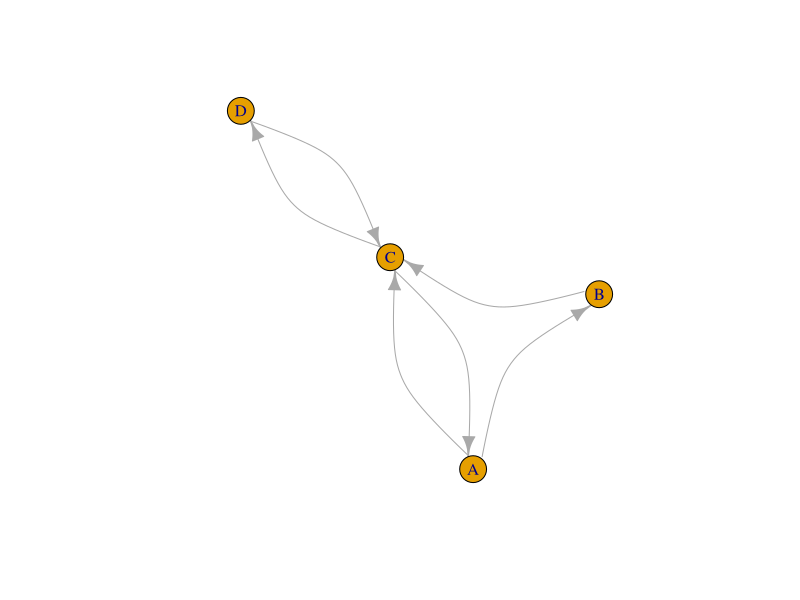
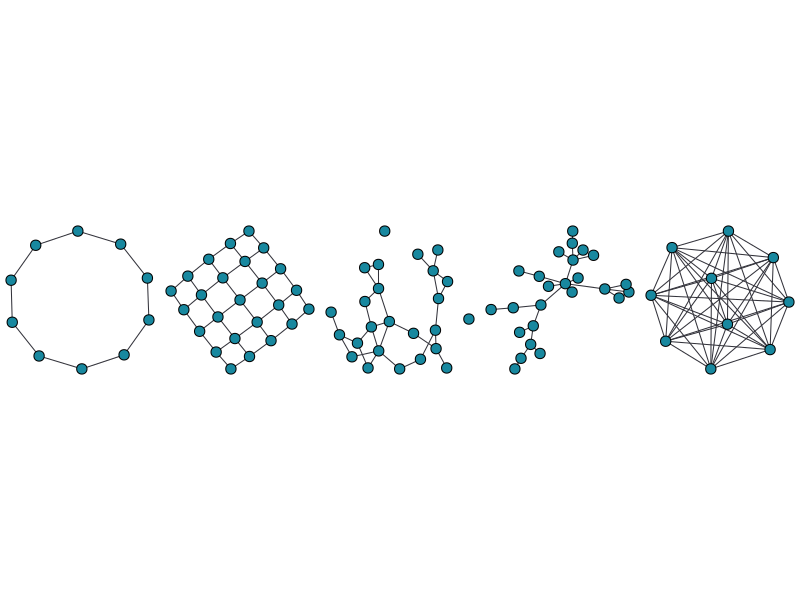
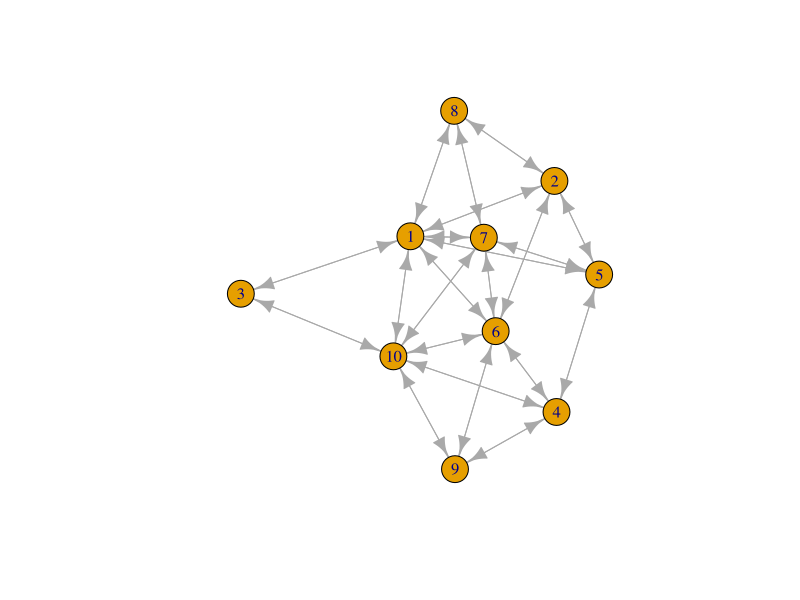
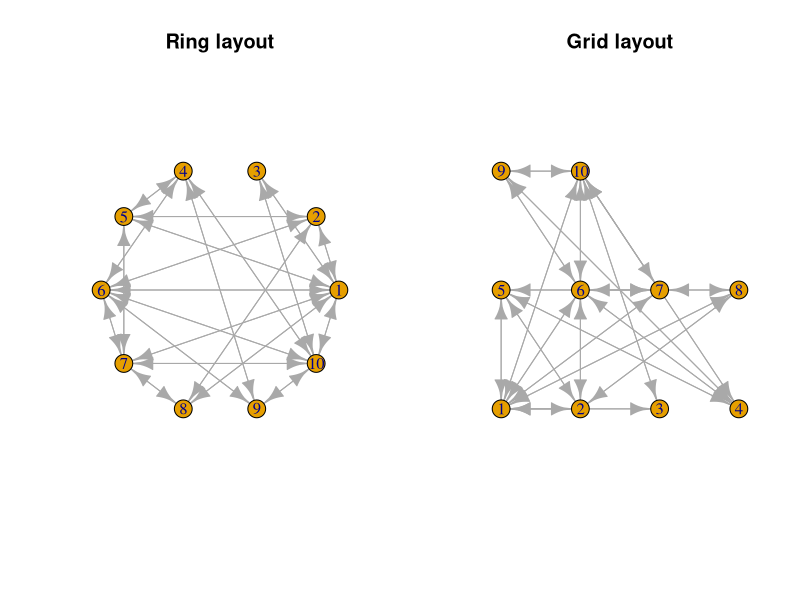
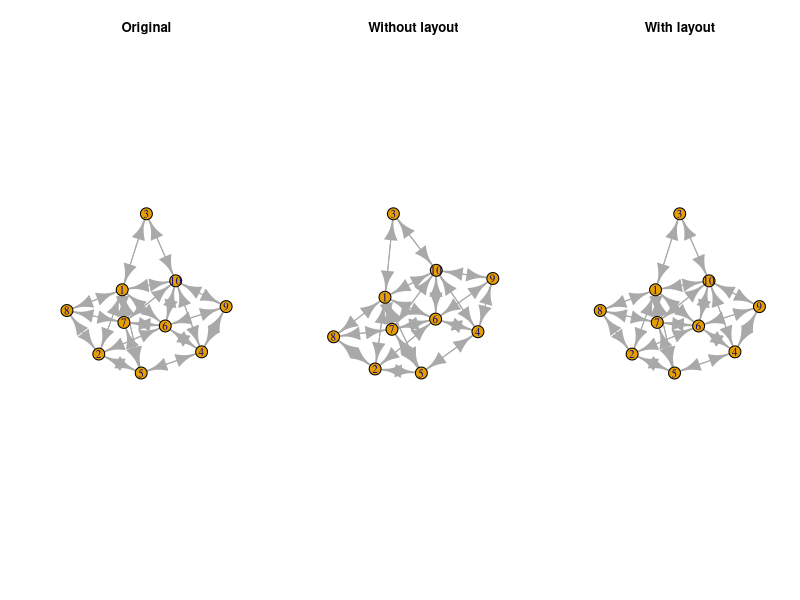
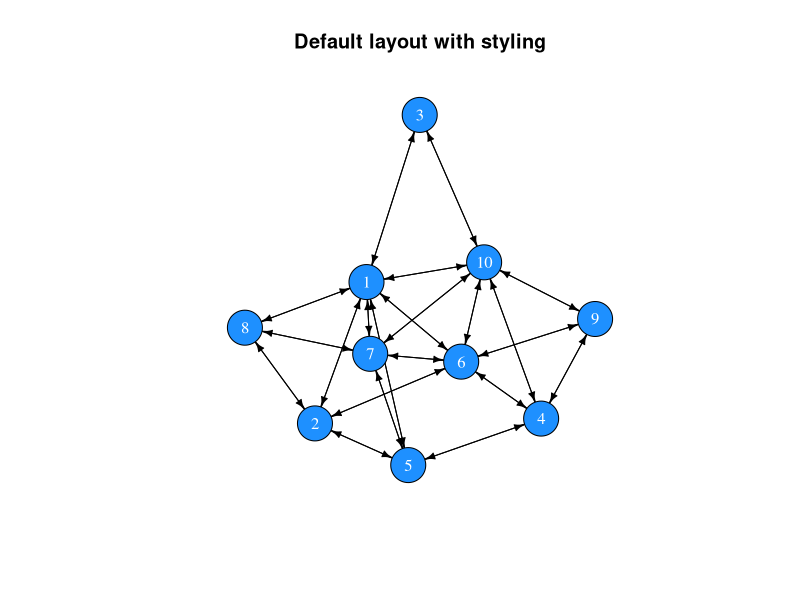
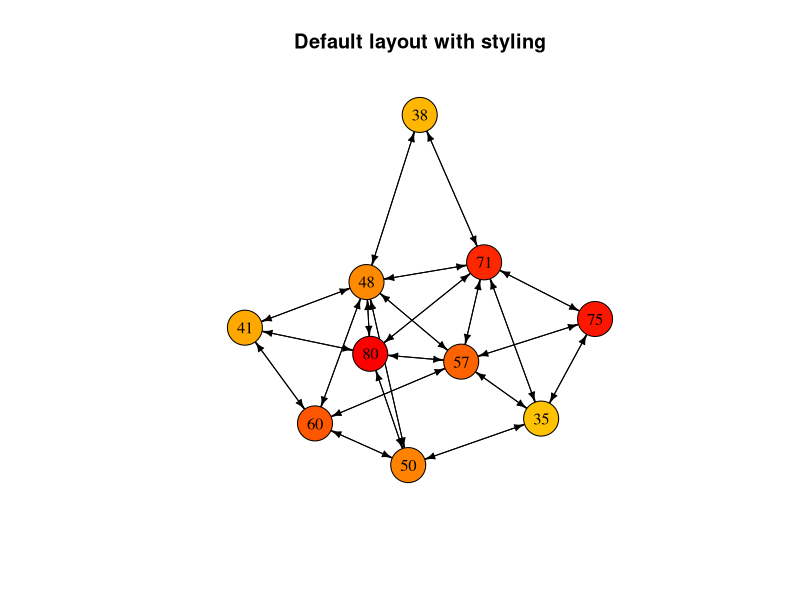
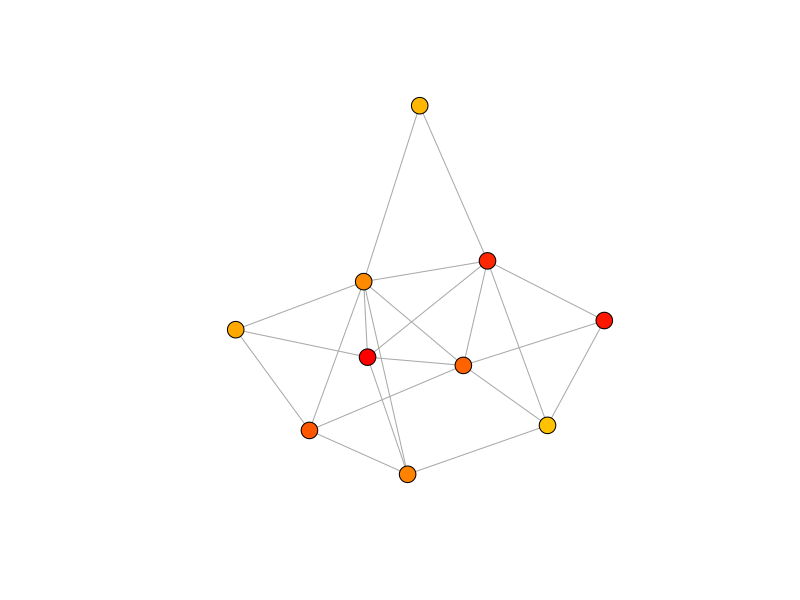

These figures' R source, in order:
## ---- chunk 1
library(igraph)
A <- matrix(c(0,1,1,0, 0,0,1,0, 1,0,0,1, 0,0,1,0), nrow = 4, byrow = TRUE)
row.names(A) <- c("A", "B", "C", "D")
colnames(A) <- c("A", "B", "C", "D")
net <- graph_from_adjacency_matrix(A)
plot(net, edge.curved=0.5)
## ---- chunk 2
m <- matrix(c(0,1,1,0, 0,0,1,0, 1,0,0,1, 0,0,1,0), nrow = 4, byrow = TRUE)
row.names(m) <- LETTERS[1:4]
colnames(m) <- LETTERS[1:4]
m
## ---- chunk 3
all(m[upper.tri(m)] == t(m)[upper.tri(m)])
## ---- chunk 4
isSymmetric(m)
## ---- chunk 5
# Creating a random matrix
random_matrix <- matrix(sample(x = c(0,1), size = 100, replace = T), ncol = 10)
random_matrix
# It is not symmetric
isSymmetric(random_matrix)

# Replace the upper triangle with the transposed upper triangle
random_matrix[upper.tri(random_matrix)] <- t(random_matrix)[upper.tri(random_matrix)]
random_matrix
# Now it is symmetric
isSymmetric(random_matrix)
## ---- chunk 6
library(igraph)
parbefore <- par()$mar
par(mar=c(0,0,0,0))
par(mfrow=c(1,5))
tmp <- lapply(
  list(
    make_ring(n=10),
    make_lattice(dimvector=c(5,5), nei=1, directed=F),
    erdos.renyi.game(n=25,p.or.m=.1, type="gnp", directed=F, loops=F),
    barabasi.game(n=25, power=1.1, directed=F),
    make_full_graph(n=10)
  ), plot, vertex.label=NA, vertex.color="#18889F", edge.color="#33333B", edge.width=1)
par(mfrow=c(1,1))
par(mar=parbefore)
## ---- chunk 7
create_network <- function(N, f){
  # Set up an empty adjacency matrix of size NxN
  A <- matrix(0, ncol = N, nrow = N)
  # Set up a friendship counter
  friends <- 0
  
  # We will add friendships until we reach the desired number
  while(friends < round((((N^2) - N) / 2) * f)){
    dyad <- sample(x = N, size = 2, replace = FALSE)
    i <- dyad[1]
    j <- dyad[2]
    if(A[i, j] == 0){
      A[i, j] <- A[j, i] <- 1
      friends <- friends + 1
      }
  }
  return(A)
}
## ---- chunk 8
adjm <- create_network(N = 10, f = .5)
adjm
## ---- chunk 9
library(igraph)
net <- graph_from_adjacency_matrix(adjm)
net
## ---- chunk 10
plot(net)
## ---- chunk 11
# Set the plotting environment to allow 2 plots next to each other
par(mfrow = c(1,2))
plot(net, layout = layout.circle(net), main = "Ring layout")
plot(net, layout = layout.grid(net), main = "Grid layout")
# Reset the plotting environment to a single plot
par(mfrow = c(1,1))
## ---- chunk 12
par(mfrow = c(1,3))
coords <- layout.fruchterman.reingold(net)
plot(net, layout = coords, main = "Original")
plot(net, main = "Without layout")
plot(net, layout = coords, main = "With layout")
par(mfrow = c(1,1))
## ---- chunk 13
plot(net, 
     vertex.color = "dodgerblue", 
     vertex.label.color = "white",
     vertex.size = 20,
     edge.color = "black",
     edge.width = 1,
     edge.arrow.size = 0.5,
     layout = coords,
     main = "Default layout with styling")
## ---- chunk 14
# Generate random ages
age <- sample(x = 18:80, size = vcount(net), replace = TRUE)
# Select colours
col <- heat.colors(n = 80, rev = TRUE)[age]
# Plot network with col
plot(net, 
     vertex.color = col, 
     vertex.label = age,
     vertex.label.color = "black",
     vertex.size = 20,
     edge.color = "black",
     edge.width = 1,
     edge.arrow.size = 0.5,
     layout = coords,
     main = "Default layout with styling")
## ---- chunk 15
get.vertex.attribute(net)
## ---- chunk 16
# Add an attribute called 'age' and assign the values of the age vector
V(net)$age <- age
# The same for the 'col' vector
V(net)$col <- col
# Return attributes
get.vertex.attribute(net)
# Return the network object
net
## ---- chunk 17
net <- as.undirected(net)
plot(net, 
     vertex.color = V(net)$col, 
     vertex.label = NA,
     vertex.size = 9,
     edge.width = 1,
     layout = coords,
     edge.arrow.size = 0.5)
## ---- chunk 18
# Create random strength values
strength <- runif(n = ecount(net), min = 0, max = 1)
# Assign values to edges
E(net)$weight <- strength
net
## ---- chunk 19
plot(net, 
     vertex.color = V(net)$col, 
     vertex.label = NA,
     vertex.size = 9,
     edge.width = E(net)$weight*5,
     edge.arrow.size = 0.5, 
     layout = coords)
## ---- chunk 20
V(net)
E(net)
## ---- chunk 21
get.vertex.attribute(graph = net)
get.edge.attribute(net)
## ---- chunk 22
vcount(net)
ecount(net)
## ---- chunk 23
diameter(graph = net)
## ---- chunk 24
mean_distance(graph = net)
## ---- chunk 25
edge_density(graph = net)
## ---- chunk 26
reciprocity(graph = net)
## ---- chunk 27
transitivity(graph = net)
## ---- chunk 28
# Number of edges that connected with each node
degree(graph = net)

# The mean of all degree centralities is a general measure of network connectivity
mean(degree(graph = net))
## ---- chunk 29
sort(strength(graph = net))
## ---- chunk 30
closeness(graph = net)
## ---- chunk 31
betweenness(graph = net)
## ---- chunk 32
eigen_centrality(graph = net)$vector
## ---- chunk 33
between <- betweenness(graph = net)
col <- heat.colors(n = max(between) + 1, rev = TRUE)[between + 1]
# Plot network with col
plot(net, 
     vertex.color = col, 
     vertex.label = NA,
     vertex.size = 20,
     edge.color = "black",
     edge.width = 1,
     edge.arrow.size = 0.5,
     layout = coords,
     main = "Betweenness centrality")
## ---- chunk 34
library(tidyverse)
gossip_model <- function(N, f, r_max, sim = 1){
  # Create a vector indicating possession of gossip and set one entry to TRUE
  gossip <- rep(FALSE, N)
  gossip[sample(x = N, size = 1)] <- TRUE
  # Create a network
  adjm <- create_network(N = N, f = f)
  # Create a reporting variable
  proportion <- rep(0, r_max)

  # Loop over r_max rounds
  for(r in 1:r_max){
    # In random sequence go through all individuals 
    for(i in sample(N)){
      # Select i's neighbourhood
      nei <- adjm[i,] > 0
      # Proceed if there is at least one neighbour
      if(sum(nei) > 0){
        # Choose one random neighbour, j
        j <- sampling(x = which(nei), size = 1)
        # Set i's gossip indicator to TRUE if j's indicator is TRUE
        if(gossip[j]){
          gossip[i] <- TRUE
        }
      }
    }
    # Record proportion of the population with gossip
    proportion[r] <- sum(gossip) / N
    # Increment the round counter
    r <- r + 1
  }
  # Return a tibble with simulation results
  return(tibble(time = 1:r_max, proportion = proportion, f = f, sim = sim))
}
## ---- chunk 35
sampling <- function(x, size = length(x), prob = NULL){
  if(length(x) == 1){
    return(x)
  } else {
    return(sample(x = x, size = size, prob = prob))
  }
}
## ---- chunk 36
N <- 1000
set.seed(3)
data <- lapply(X = c(1/N, 2/N, 3/N, 5/N, 8/N, 10/N), 
              FUN = function(f) gossip_model(N = N, f = f, r_max = 50))
data_bnd <- bind_rows(data)
## ---- chunk 37
ggplot(data_bnd) + 
  geom_line(aes(x = time, y = proportion, col = factor(round(f * N)))) + 
  ylab("proportion of individuals with gossip") +
  theme_bw()
## ---- chunk 38
N <- 100
f <- rep(c(1/N, 2/N, 3/N, 5/N, 8/N, 10/N), each = 10)

set.seed(5)
data <- lapply(X = 1:length(f), 
              FUN = function(i) gossip_model(N = N, f = f[i], r_max = 50, sim = i))
## ---- chunk 39
data_bnd <- bind_rows(data)
ggplot(data_bnd) +
  geom_line(aes(x = time, y = proportion, col = factor(f * N), group = factor(sim))) + 
  ylab("proportion of individual with gossip") +
  theme_bw()
## ---- chunk 40
data_bnd_last <- data_bnd[data_bnd$time == max(data_bnd$time), ]
ggplot(data_bnd_last) + 
  geom_boxplot(aes(x = factor(f * N), y = proportion)) + 
  xlab("average number of friends") +
  ylab("proportion of individuals with gossip") + 
  theme_bw()
## ---- chunk 41
data_bnd_time <- lapply(data, function(dat){
  tibble(dat[1,], time_to_x = which(dat[,"proportion"] >= 0.75)[1])
}) %>% bind_rows()

data_bnd_time$time_to_x[is.na(data_bnd_time$time_to_x)] <- 50

ggplot(data_bnd_time) + 
  geom_boxplot(aes(x = factor(f * N), y = time_to_x)) + 
  xlab("average number of friends") +
  ylab("time to spread to 75% of population") +
  theme_bw()
## ---- chunk 42
prop_nei_info <- seq(from = 0, to = 1, length.out = 10)
e <- c(1,2)
contagion <- tibble(
  contagion = rep(c("simple", "complex"), each = 10),
  x = rep(prop_nei_info, 2), 
  y = c(prop_nei_info^e[1], prop_nei_info^e[2]))

ggplot(contagion, aes(x = x, y = y, col = contagion)) + 
  geom_point() +
  geom_line() +
  xlab("proportion of neighbours with gossip") + 
  ylab("probability to acquire gossip") +
  theme_bw()
## ---- chunk 43
net_clust <- make_lattice(length = 10, dim = 2, circular = T, nei = 2)
## ---- chunk 44
net_rand <- rewire(graph = net_clust, with = keeping_degseq(loops = F, niter = 10^3))
## ---- chunk 45
head(degree(net_clust))
head(degree(net_rand))

transitivity(net_clust)
transitivity(net_rand)
## ---- chunk 46
adj_net_clust <- get.adjacency(net_clust, sparse = F)
adj_net_rand <- get.adjacency(net_rand, sparse = F)
## ---- chunk 47
par(mfrow=c(1,2))
image(adj_net_clust)
image(adj_net_rand)
par(mfrow=c(1,1))
## ---- chunk 48
gossip_model_2 <- function(net, rewire, e = 1, r_max, sim = 1){
  # Rewire network if random is set to TRUE
  if(rewire){
    net <- rewire(graph = net, with = keeping_degseq(loops = F, niter = 10^3))
  }
  # Get adjacency matrix from network
  adjm <- get.adjacency(net, sparse = F)
  # Turn adjacency matrix into boolean (TRUE / FALSE)
  adjm_bool <- adjm > 0
  # Set number of individuals based adjacency matrix
  N <- vcount(net)
  
  # Create a vector indicating possession of gossip and set one entry to TRUE
  gossip <- rep(FALSE, N)
  gossip[sample(x = N, size = 1)] <- TRUE
  
  # Create a reporting variable
  proportion <- rep(0, r_max)
  
  # Rounds
  for(r in 1:r_max){
    # In random sequence go through all individuals without gossip
    for(i in sample(N)){
      # Select i's neighbourhood (boolean)
      nei <- adjm_bool[i,]
      # Proceed if there is at least one neighbour
      if(sum(nei) > 0){
        # Simple contagion for e = 1 and complex contagion for e = 2
        if(runif(n = 1, min = 0, max = 1) <= (sum(gossip * nei) / length(nei))^e){
          gossip[i] <- TRUE
        }
      }
    }
    # Record proportion of the population with gossip
    proportion[r] <- sum(gossip) / N
    # Increment the round counter
    r <- r + 1
  }
  # Return a tibble with simulation results
  return(tibble(time = 1:r_max, 
                proportion = proportion, 
                time_to_max = which(proportion == max(proportion))[1],
                e = e,
                network = ifelse(test = rewire, yes = "random", no = "clustered"), 
                sim = sim))
}
## ---- chunk 49
set.seed(1)
res <- bind_rows(
  gossip_model_2(net = net_clust, rewire = TRUE, e = 1, r_max = 500),
  gossip_model_2(net = net_clust, rewire = FALSE, e = 1, r_max = 500),
  gossip_model_2(net = net_clust, rewire = TRUE, e = 2, r_max = 5000),
  gossip_model_2(net = net_clust, rewire = FALSE, e = 2, r_max = 5000)
  )

ggplot(res) + 
  geom_line(aes(x = time, y = proportion, col = network)) + 
  facet_wrap("e", labeller = label_both, scales = "free_x") +
  theme_bw()
